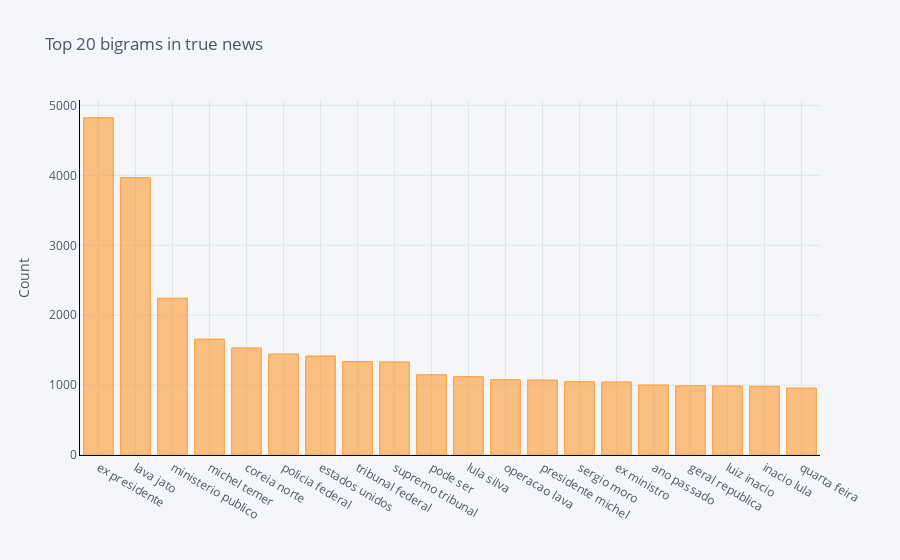

Notebook cell for this chart:
### Code cell
common_bigrams_true = get_top_n_bigram(
    df.loc[df["label"] == "true"]["preprocessed_news"], 20
)
dfbt = pd.DataFrame(common_bigrams_true, columns=["preprocessed_news", "count"])
dfbt.groupby("preprocessed_news").sum()["count"].sort_values(ascending=False).iplot(
    kind="bar", yTitle="Count", linecolor="black", title="Top 20 bigrams in true news"
)

### Figure 1 — Plotly figure (JSON) as saved in the notebook; plotly's stock layout.template omitted (floating-point values rounded to 4 significant figures)
{"data": [{"marker": {"color": "rgba(255, 153, 51, 0.6)", "line": {"color": "rgba(255, 153, 51, 1.0)", "width": 1}}, "name": "count", "orientation": "v", "text": "", "type": "bar", "x": ["ex presidente", "lava jato", "ministerio publico", "michel temer", "coreia norte", "policia federal", "estados unidos", "tribunal federal", "supremo tribunal", "pode ser", "lula silva", "operacao lava", "presidente michel", "sergio moro", "ex ministro", "ano passado", "geral republica", "luiz inacio", "inacio lula", "quarta feira"], "y": [4825, 3968, 2243, 1658, 1532, 1444, 1416, 1337, 1332, 1148, 1121, 1077, 1073, 1048, 1045, 1001, 990, 987, 984, 958]}], "layout": {"legend": {"bgcolor": "#F5F6F9", "font": {"color": "#4D5663"}}, "paper_bgcolor": "#F5F6F9", "plot_bgcolor": "#F5F6F9", "title": {"font": {"color": "#4D5663"}, "text": "Top 20 bigrams in true news"}, "xaxis": {"gridcolor": "#E1E5ED", "linecolor": "black", "showgrid": true, "tickfont": {"color": "#4D5663"}, "title": {"font": {"color": "#4D5663"}, "text": ""}, "zerolinecolor": "#E1E5ED"}, "yaxis": {"gridcolor": "#E1E5ED", "linecolor": "black", "showgrid": true, "tickfont": {"color": "#4D5663"}, "title": {"font": {"color": "#4D5663"}, "text": "Count"}, "zerolinecolor": "#E1E5ED"}}}
